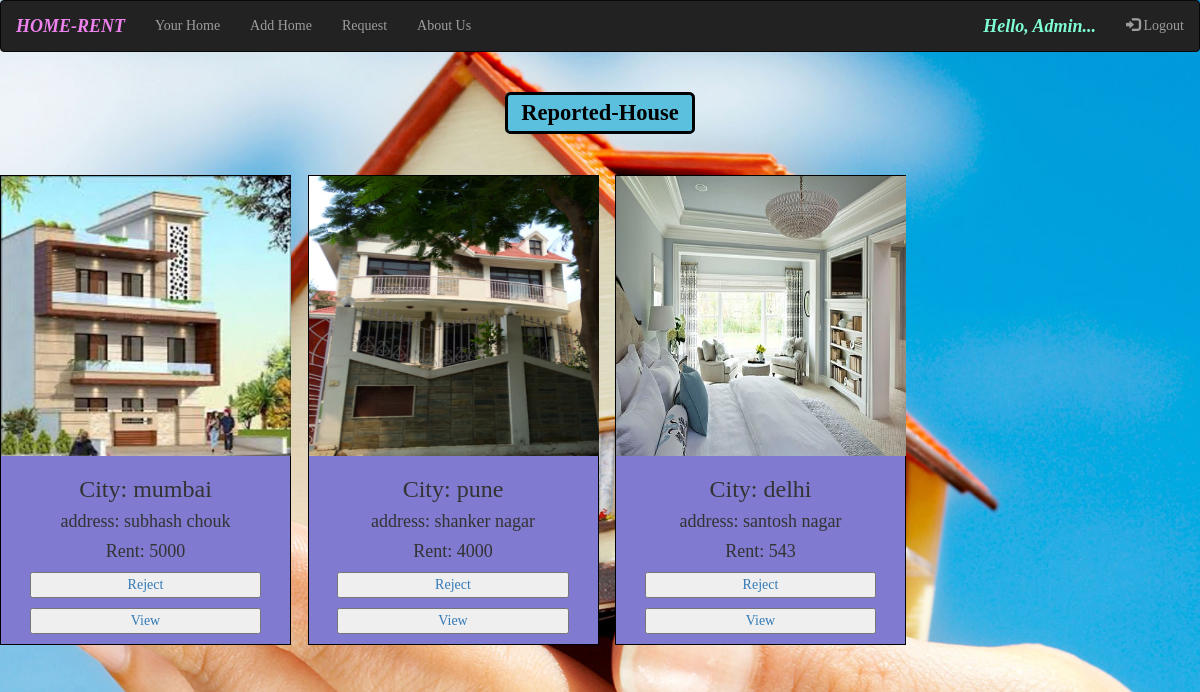
The page /request/ (signed in) on the database as committed earlier.
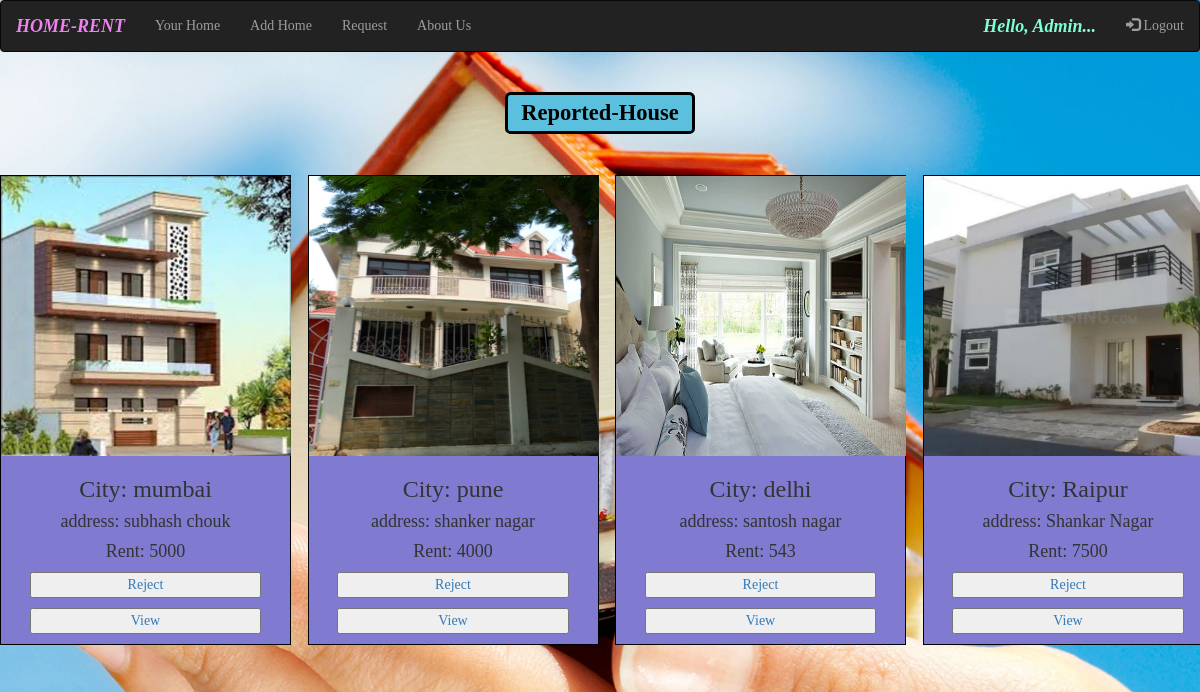
The same page on the database as committed later.
### homeapp/models.py (models this page shows, shortened)
class Item(models.Model):
    user = models.ForeignKey(User, on_delete=models.CASCADE, related_name="item", null=True)
    city = models.CharField(max_length=50)
    address =models.CharField(max_length=300)
    rent= models.IntegerField(null = True)
    description= models.CharField(max_length=500)
    number=models.IntegerField(null=True)
    picture = models.FileField(blank=True, null=True)
    report =models.IntegerField(default=0)
    status =models.CharField(max_length=50,default="Safe")
    availability = models.CharField(max_length=200, default="Available")

### homeapp/views.py (the view)
# urls.py: path('request/',views.homerequest,name="homerequest"),
@login_required
def homerequest(request):
    if request.user.is_staff:
        home=Item.objects.filter(report__gte =1)
        return render(request,'request.html',{'allhome':home})
    else:
        raise Http404("You are not an admin")

### templates/request.html (shortened to what this page needs)
{% extends 'base.html' %}
{% block body %}
<div class="row">
    <h2 style="text-align: center;"><span class="label label-info" style="border-style: solid; color:black">Reported-House</span></h2><br><br>
    {% if allhome %}
    {% for homeobject in allhome %}
    <div class="col-xs-12 col-sm-6 col-md-4 col-lg-3 abc">
        <div class="card" style="text-align: center;">
            {% if homeobject.picture %}
            <img src="{{homeobject.picture.url}}" alt="No Image"
                style=" width:290px; height:280px;background-size:cover;">
            {% endif %}
            <h3>City: {{homeobject.city}}</h3>
            <h4>address: {{homeobject.address}}</h4>
            <b>
                <h4>Rent: {{homeobject.rent}}</h4>
            </b>
            <a href="/reject/{{homeobject.id}}/"><p><button style="width: 80%;">Reject</button></p></a>
            <a href="/{{homeobject.id}}"><p><button style="width: 80%;">View</button></p></a>
        </div>
        <br>
    </div>
    {% endfor %}
    {%else%}
    <h3 style="margin: 5%;">You don't have any list</h3>
    {%endif%}
</div>
{% endblock body %}

Rows that differ between the two databases and show on the page:
now on this page (row edited): Item: picture (picture), city "Raipur", address "Shankar Nagar", rent "7500"
